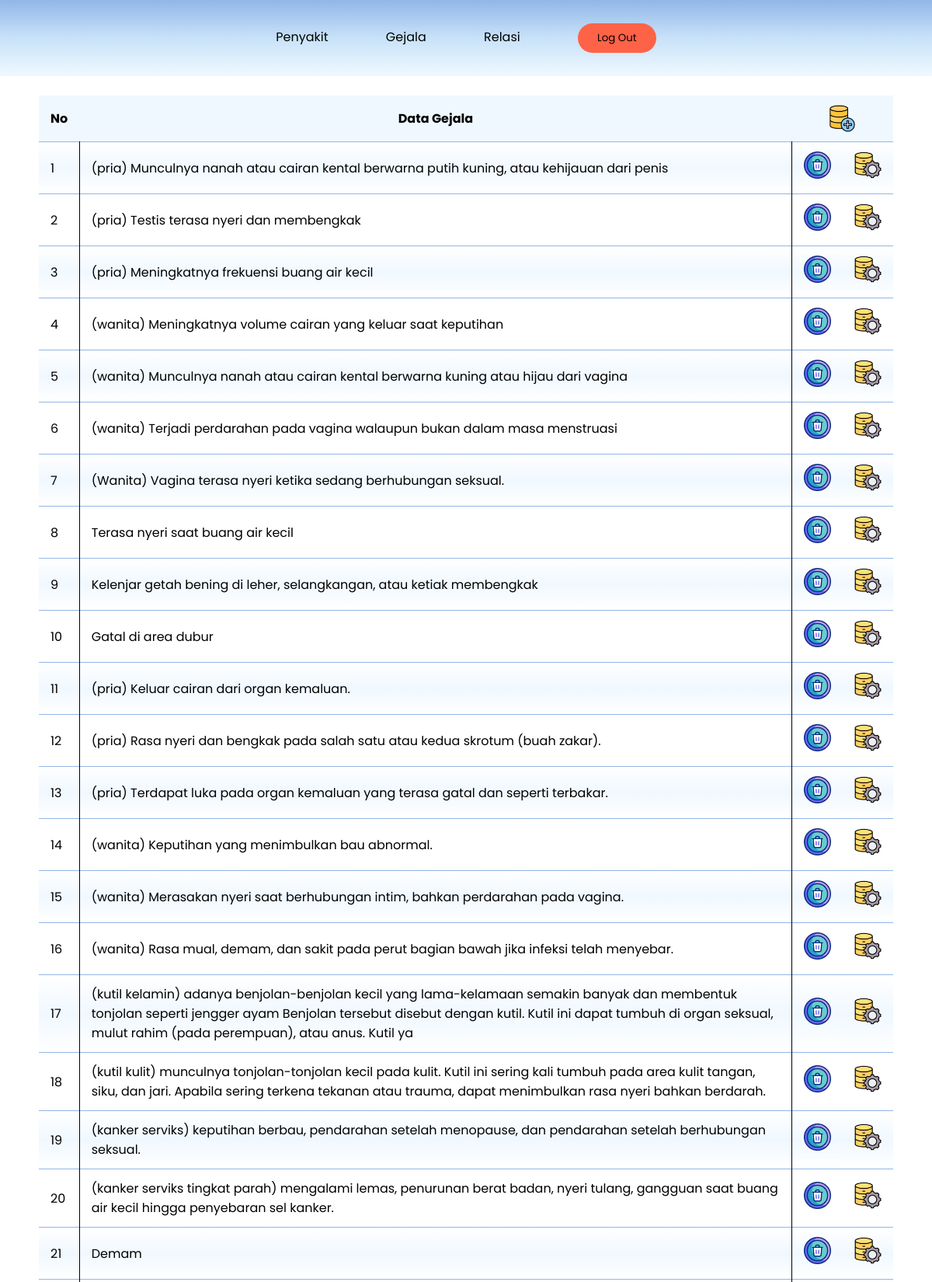
Screenshot of /gejala.php (upper part) with the database file from the repository.
### tables this page shows
CREATE TABLE `gejala` (
  `id_gejala` int(11) NOT NULL,
  `gejala` varchar(255) NOT NULL
);

### gejala.php (the view, shortened to what this page needs)
<?php
include "koneksi.php";
?>
<!DOCTYPE html>
<html lang="en">
<head>
    <link rel="stylesheet" href="style_dashboard.css" />
</head>
<div class="body">
    <body>
        <div class="container">
            <table class="content">
                <tr>
                    <th>No</th>
                    <th>Data Gejala</th>
                    <th colspan="2">
                        <div class="icon">
                            <a href="tambahGejala.php"><img src="add.png"></a>
                        </div>
                    </th>
                </tr>
                <?php
                $result = mysqli_query($db, "SELECT * FROM gejala");
                $no = 1;
                while ($row = mysqli_fetch_assoc($result)) {
                    echo "<tr>";
                    echo "<td>" . $no . "</td>";
                    echo "<td>" . $row['gejala'] . "</td>";
                    echo "<td>
                            <form action='dashboard.php' method='POST' onsubmit='return confirm(\"yakin ingin menghapus?\")'>
                                <input type='hidden' name='id_gejala' value='" . $row['id_gejala'] . "'>
                                <button type='submit' name='delete'><img src='delete.png'></button>
                            </form>
                        </td>";
                    echo "<td>
                            <button><a href='updateGejala.php?id_gejala= " . $row['id_gejala'] . "'><img src='update.png' class='update'></a></button>
                        </td>";
                    echo "</tr>";
                    $no++;
                }
                ?>
            </table>
        </div>
    </body>
</div>
</html>

### style_dashboard.css (style rules this page uses)
*, body, html { margin: 0; padding: 0; font-family: "poppins", sans-serif; }
.body { display: flex; justify-content: center; }
.container { max-width: 100%; width: 1200px; display: flex; flex-direction: column; justify-content: center; align-items: center; }
.content { border-collapse: collapse; margin: 25px 50px; min-width: 400px; }
.content td:nth-child(1) { border-right: 1px solid black; }
.content td:nth-child(2) { border-right: 1px solid black; }
.content th, td { padding: 12px 15px; }
.content th { background: aliceblue; }
.content tr:nth-of-type(even) { background: linear-gradient(to top, white,aliceblue, white); }
.content tr { border-bottom: 1px solid rgb(146, 182, 232); }
.content img { max-width: 35px; height: auto; display: block; margin: 0px auto; }
.icon { display: flex; justify-content: center; gap: 10px; }

### style_navbar2.css (style rules this page uses)
* { box-sizing: border-box; margin: 0; padding: 0; }
li a { font-family: "poppins", sans-serif; font-weight: normal; font-size: medium; text-decoration: none; color: black; }
header { display: flex; justify-content: center; padding: 30px 10%; background: linear-gradient(to bottom, rgb(146, 182, 232), rgb(200, 226, 249), aliceblue); }
.logout { border: none; border-radius: 50px; background: aliceblue; padding: 9px 25px; }
.container button { border: none; background: none; }
.logout { border: none; border-radius: 50px; background: tomato; padding: 9px 25px; }
.link { list-style: none; }
.link li { display: inline-block; padding: 0px 20px; }
.link li a { transition: all 0.3s ease 0s; padding-bottom: 10px; margin-right: 30px; }

### rows the page displays
gejala: gejala "(pria) Munculnya nanah atau cairan kental berwarna putih kuning, atau kehijauan dari penis"
gejala: gejala "(pria) Testis terasa nyeri dan membengkak"
gejala: gejala "(pria) Meningkatnya frekuensi buang air kecil"
gejala: gejala "(wanita) Meningkatnya volume cairan yang keluar saat keputihan"
gejala: gejala "(wanita) Munculnya nanah atau cairan kental berwarna kuning atau hijau dari vagina"
gejala: gejala "(wanita) Terjadi perdarahan pada vagina walaupun bukan dalam masa menstruasi"
gejala: gejala "(Wanita) Vagina terasa nyeri ketika sedang berhubungan seksual."
gejala: gejala "Terasa nyeri saat buang air kecil"
gejala: gejala "Kelenjar getah bening di leher, selangkangan, atau ketiak membengkak"
gejala: gejala "Gatal di area dubur"
gejala: gejala "(pria) Keluar cairan dari organ kemaluan."
gejala: gejala "(pria) Rasa nyeri dan bengkak pada salah satu atau kedua skrotum (buah zakar)."
gejala: gejala "(pria) Terdapat luka pada organ kemaluan yang terasa gatal dan seperti terbakar."
gejala: gejala "(wanita) Keputihan yang menimbulkan bau abnormal."
gejala: gejala "(wanita) Merasakan nyeri saat berhubungan intim, bahkan perdarahan pada vagina."
gejala: gejala "(wanita) Rasa mual, demam, dan sakit pada perut bagian bawah jika infeksi telah menyebar."
gejala: gejala "(kutil kelamin) adanya benjolan-benjolan kecil yang lama-kelamaan semakin banyak dan membentuk tonjolan seperti jengger ayam Benjolan tersebut disebut dengan kutil. Kutil ini dapat tumbuh di organ seksual, mulut rahim (pada perempuan), atau anus. Kutil ya"
gejala: gejala "(kutil kulit) munculnya tonjolan-tonjolan kecil pada kulit. Kutil ini sering kali tumbuh pada area kulit tangan, siku, dan jari. Apabila sering terkena tekanan atau trauma, dapat menimbulkan rasa nyeri bahkan berdarah."
gejala: gejala "(kanker serviks) keputihan berbau, pendarahan setelah menopause, dan pendarahan setelah berhubungan seksual."
gejala: gejala "(kanker serviks tingkat parah) mengalami lemas, penurunan berat badan, nyeri tulang, gangguan saat buang air kecil hingga penyebaran sel kanker."
gejala: gejala "Demam"
